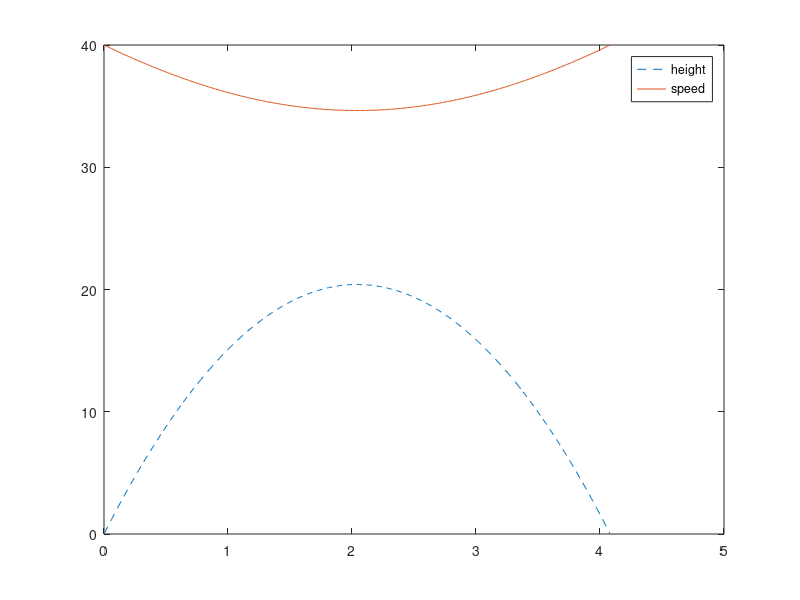

Recreate this plot in MATLAB.
clear all;
clc;
theta = 30;
V0 = 40;
g = 9.8;
Thit = 2 * (V0 / g) * sind(theta);
t = 0 : 0.01 : Thit ;
height = ((V0 * sind(theta)) .* t) - ((1/2 * g) .* t.^2);
v = sqrt((V0 ^ 2) - (2* V0 * g * sind(theta) .* t) + (g^2 .* t.^2));
%3a
plot(t,height,'--');
hold on;
plot(t,v);
legend("height","speed");
%3b
maxh = max(height);
indices = find(height == maxh);
timeOfMaxHeight = t(indices);
%3c
findhv = find(height>=15 & v<=36);
fprintf("%d < t < %d\n",t(min(findhv)),t(max(findhv)));